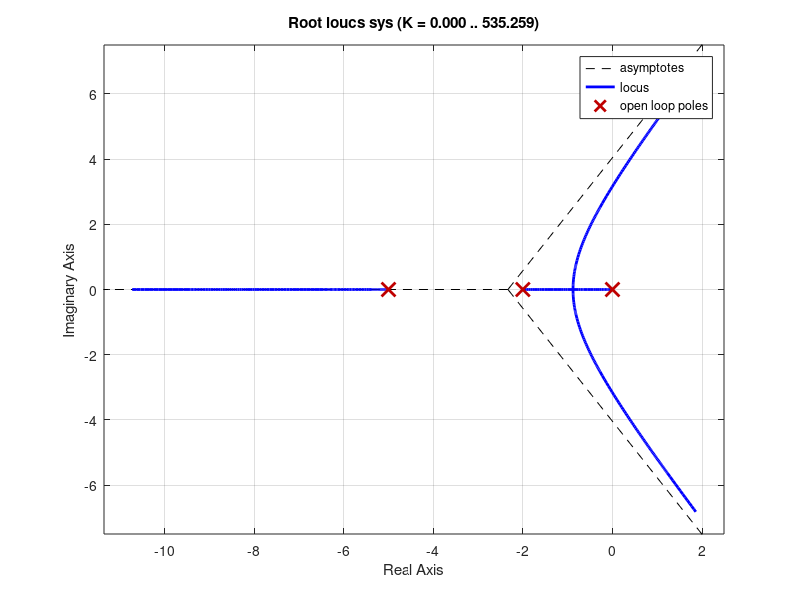

The MATLAB script that drew this image: (Note: this script raises an error after producing the figure.)
%% PI and Lag compensated controller
clc; clear; close all;

s= tf('s');
sys = 1/(s*(s+2)*(s+5));   % uncompensated system
OS = 0.2;                  % Given %OS
zeta = -log(OS)/(pi^2+(log(OS))^2)^0.5;
rlocus(sys);
sgrid(zeta,0);
axis([-10 5 -5 5])
[k, poles] = rlocfind(sys)
uncomp_sys = k*sys;

%% PI compensation
controller_pole = 1/s;
controller_zero = (s+0.001);
pi_comp_sys = uncomp_sys*controller_pole*controller_zero;

%let's see the root locus now again
figure()
subplot(211), rlocus(sys),title('Uncompensated Root Locus')
subplot(212), rlocus(pi_comp_sys),title('Root locus after adding pole and zero')

%% Now check the Error after PI Controller
%Uncompensated error
t = 0:0.01:10000;
R_s = 1/s^2;

Open_s = uncomp_sys;
Close_s = Open_s/(1+Open_s);
C_s = R_s*Close_s;
E_s = R_s - C_s;
uncomp_error = impulse(E_s, t);

% Compensated Error
Open_s = pi_comp_sys;
Close_s = Open_s/(1+Open_s);
C_s = R_s*Close_s;
E_s = R_s - C_s;
comp_error = impulse(E_s, t);

%Plotting result
figure()

plot(t,uncomp_error,"r",t,comp_error,"b"),title("Error Analysis");
xlabel("Time(Second)"); ylabel("Amplitude");
legend('Uncompensated error','Compensated Error');

%% Lag compensation by factor of 10
% k = 13.1 from rlocfind... and for this k--> Kv is 1.31 and e is 0.763
% from (Zc/Pc) = (Kv_new/Kv_old) --> Pc = 0.001 and Zc = 0.01

controller_pole = 1/(s+0.001);
controller_zero = (s+0.01);
lag_comp_sys = uncomp_sys*controller_pole*controller_zero;

%let's see the root locus now again
figure()
subplot(211), rlocus(sys),title('Uncompensated Root Locus')
subplot(212), rlocus(lag_comp_sys),title('Root locus after adding pole and zero')

%% Now check the Error after Lag Compensation
%Uncompensated error
t = 0:0.01:10000;
R_s = 1/s^2;

Open_s = uncomp_sys;
Close_s = Open_s/(1+Open_s);
C_s = R_s*Close_s;
E_s = R_s - C_s;
uncomp_error = impulse(E_s, t);

% Compensated Error
Open_s = lag_comp_sys;
Close_s = Open_s/(1+Open_s);
C_s = R_s*Close_s;
E_s = R_s - C_s;
comp_error = impulse(E_s, t);

%Plotting result
figure()

plot(t,uncomp_error,"r",t,comp_error,"b"),title("Error Analysis");
xlabel("Time(Second)"); ylabel("Amplitude");
legend('Uncompensated error','Compensated Error');



%% PD and Lead Controller
% Overshoot is 16% and setting time down by factor of 2
clc; clear; close all;
format compact;

s= tf('s');
sys = 1/((s+1)*(s+2)*(s+5));      % uncompensated system
OS = 0.16;                        % Given %OS
zeta = -log(OS)/(pi^2+(log(OS))^2)^0.5;
rlocus(sys);
sgrid(zeta,0);
axis([-10 5 -5 5])
[k,] = rlocfind(sys)
uncomp_sys = k*sys;

%% PD Controller
% From the rlocfind we have to find k and pole = -sigma + j*omega
% Ts_old = 4/sigma ----  Ts_new = Ts_old / factor
% sigma_new = 4 / Ts_new
% omega_new = sigma_new * tan(cos^-1(zeta))
% new_pole = -sigma_new + j*omega_new
% Now find the required angle for the zero
% Find the position of zero. Here zero = -3.73

controller_zero = (s+3.73);
pd_comp_sys = uncomp_sys*(controller_zero);

%let's see the root locus now again
figure()
subplot(211), rlocus(sys),title('Uncompensated Root Locus')
subplot(212), rlocus(pd_comp_sys),title('Root locus after adding pole and zero')

%% Now we need to find k_comp as the shape gets changed
figure();
rlocus(pd_comp_sys);
sgrid(zeta, 0);
[k_comp,] = rlocfind(pd_comp_sys);
axis([-10 5 -5 5])
comp_sys = pd_comp_sys*k_comp;


%% Plotting results for PD controller
t = 0:0.01:50;
R_s = 1;          %  step -->1 ; ramp --> 1/s ; parabola --> 1/s^2

%Uncompensated Response
Open_s = uncomp_sys;
Close_s = Open_s/(1+Open_s);
uncomp_C_s = Close_s*R_s;

% Compensated Response
Open_s = comp_sys;
Close_s = Open_s/(1+Open_s);
comp_C_s = R_s*Close_s;

%Plotting result
figure()
step(uncomp_C_s,t,"r");
hold on
step(comp_C_s,t,'g')
xlabel("Time(Second)"); ylabel("Amplitude");
legend('Uncompensated Response','Compensated response');

%%
%% Lead Compensator
%%
%the difference with PD controller is that for PD, the position of z_c was
%fixed, but in lead, we can place the zero wherever we want and then from
%angle condition we find the location of the pole

%so let us assume we place a controller zero at -2, an open loop pole for
%the ease of calculation, then we find the position of the pole p_c using
%angle condition

%after manual calculation, we find p_c = -8.053

controller_zero = s+2;
controller_pole = 1/(s+8.053);
lead_comp_sys = uncomp_sys*(controller_zero*controller_pole);

%let's see the root locus now again
figure()
subplot(211), rlocus(sys),title('Uncompensated Root Locus')
subplot(212), rlocus(lead_comp_sys),title('Root locus after adding pole and zero')

%% Now we need to find k_comp as the shape gets changed
figure();
rlocus(lead_comp_sys);
sgrid(zeta, 0);
[k_comp_lead,] = rlocfind(lead_comp_sys);
axis([-10 5 -5 5])
comp_sys = lead_comp_sys*k_comp_lead;

%% Plotting results for Lead compensation
t = 0:0.01:50;
R_s = 1;          %  step -->1 ; ramp --> 1/s ; parabola --> 1/s^2

%Uncompensated Response
Open_s = uncomp_sys;
Close_s = Open_s/(1+Open_s);
uncomp_C_s = Close_s*R_s;

% Compensated Response
Open_s = comp_sys;
Close_s = Open_s/(1+Open_s);
comp_C_s = R_s*Close_s;

%Plotting result
figure()
step(uncomp_C_s,t,"r");
hold on
step(comp_C_s,t,'g')
title("Lead Compensation")
xlabel("Time(Second)"); ylabel("Amplitude");
legend('Uncompensated Response','Compensated response');

%% Bode Plot Lag
% Design a lag compensator that will improve the steady state error tenfold
%, while still operating with 20% overshoot
clc; clear; close all;
format compact;

% Define System
s = tf('s');
sys = 1/(s*(s+50)*(s+120));

% Pm from %OS
OS = 0.2;
zeta = -log(OS)/(pi^2+(log(OS))^2)^0.5;
Pm = atan(2*zeta/sqrt(-2*zeta^2+sqrt(1+4*zeta^4)))*180/pi;

%bode plot
w = logspace(-2,4,10000);
figure, bode(sys,w),grid on;

%% From bode plot at w = 27.7
gain_db = -106;
k  = 10^(-gain_db/20);
uncomp_sys = k*sys;

%% As the error is tenfold, Kv = 10 --> k=k*10
err_comp_sys = uncomp_sys*10;
figure, bode(err_comp_sys,w),grid on;

%% Trial and Error for lag Compensator
% Get these two values from the bode plot
omega = 20.5;
gain_db = 23.4;

b=0.139;     % Change b and check the errors

lag_zero = omega/10;
gain = 10^(-gain_db/20);
trail_gain_error = abs((b/lag_zero)*(lag_zero+omega*i)/(b+omega*i)) - gain
lag_pole = b;

%% Lag compensated system
compensator = (lag_pole/lag_zero)*((s+lag_zero)/(s+lag_pole));
lag_comp_sys = compensator*err_comp_sys;

figure()
bode(uncomp_sys, w);
hold on
grid on
bode(err_comp_sys, w);
bode(lag_comp_sys, w);
legend('Uncompensated', 'After error compensation', 'Lag compensated')


